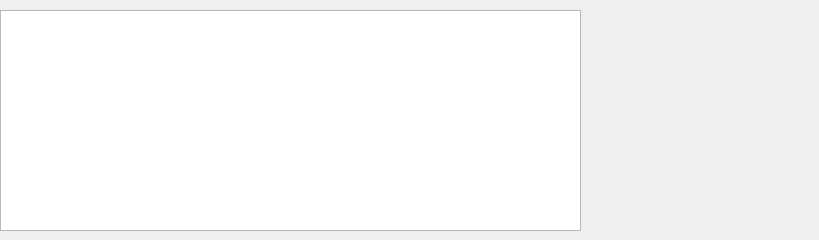
<?xml version="1.0" encoding="UTF-8"?>
<ui version="4.0">
 <class>ReturnedItems</class>
 <widget class="QDialog" name="ReturnedItems">
  <property name="geometry">
   <rect>
    <x>0</x>
    <y>0</y>
    <width>819</width>
    <height>240</height>
   </rect>
  </property>
  <property name="windowTitle">
   <string>Dialog</string>
  </property>
  <widget class="QTableView" name="tableView">
   <property name="geometry">
    <rect>
     <x>0</x>
     <y>10</y>
     <width>581</width>
     <height>221</height>
    </rect>
   </property>
  </widget>
  <widget class="QLabel" name="returnItemImage">
   <property name="geometry">
    <rect>
     <x>630</x>
     <y>30</y>
     <width>181</width>
     <height>151</height>
    </rect>
   </property>
   <property name="text">
    <string/>
   </property>
  </widget>
 </widget>
 <resources/>
 <connections/>
</ui>
